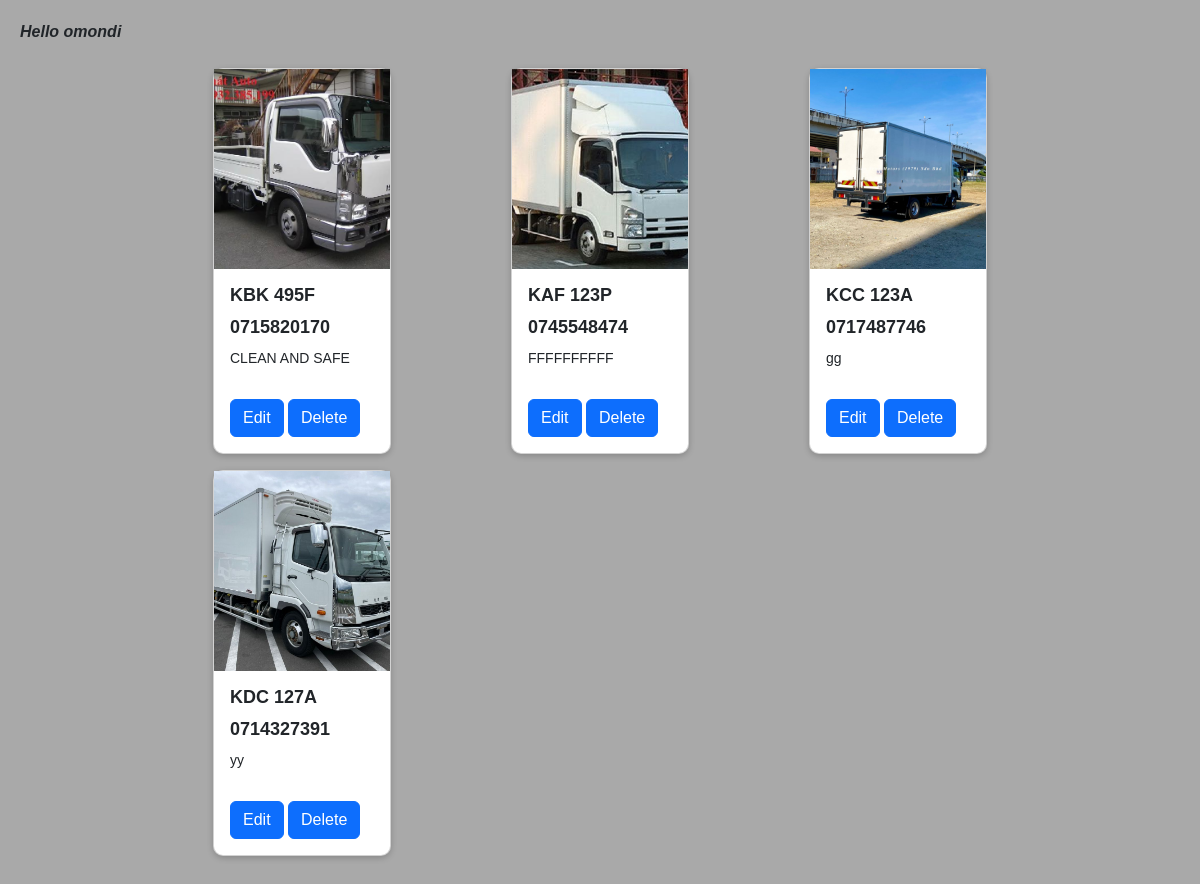
The page /Owner/owner_view_cars/ (signed in) on the database as committed earlier.
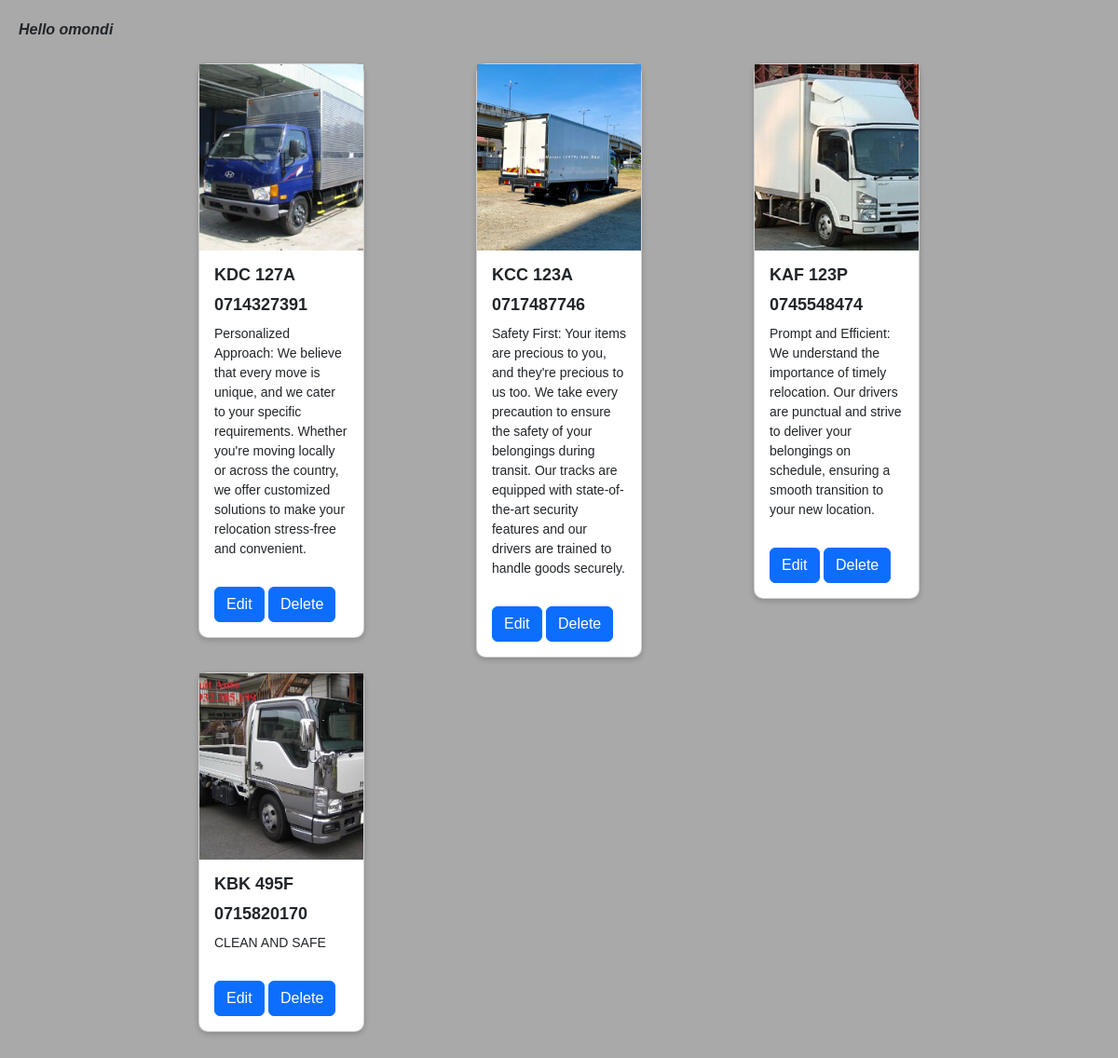
The same page on the database as committed later.
### accounts/models.py (models this page shows)
class User(AbstractUser):
    name = models.CharField(max_length=200, null=True) #attribute name defined
    email = models.EmailField(unique=True,null=True)

### Owner/models.py (models this page shows, shortened)
class Car(models.Model):
    owner = models.ForeignKey(User, null=True, on_delete=models.CASCADE)
    reg_no = models.CharField(max_length=20, unique=True, validators=[
        RegexValidator('^(K)([ABCDEFGHJKLMNPQRSTUVWXYZ]){2}( ){1}(\d){3}([ABCDEFGHJKLMNPQRSTUVWXYZ])$',
                       message="Invalid Number Plate")])
    image = models.ImageField(upload_to='car_images/')
    description = models.TextField(null=True, blank=True)
    phone_no = models.CharField(max_length=20, unique=True,
                                validators=[RegexValidator('^(0)([127])(\d){8}$', message='Invalid phone numbers')])
    updated = models.DateTimeField(auto_now = True , null=True)
    created = models.DateTimeField(auto_now_add=True, null= True)
    class Meta:
       ordering = ['-updated', '-created']  # Order by updated field in descending order and then by created field in descending order

### Owner/views.py (the view)
@login_required(login_url='login')
def owner_car_list(request):
    user = request.user
    cars = Car.objects.filter(owner=user)
    context = {
        'cars': cars
    }
    return render(request, 'Owner/owner_car_list.html', context)

### Owner/templates/Owner/owner_car_list.html (shortened to what this page needs)
<!DOCTYPE html>
<html lang="en">
<head>
    <link href="https://cdn.jsdelivr.net/npm/bootstrap@5.3.0-alpha3/dist/css/bootstrap.min.css" rel="stylesheet">
</head>
<body>
    <p class="animated-greeting"><i><b>Hello {{ user.username }}</b></i></p>
    <div class="col-md-9 m-auto">
        <div class="row">
            {% for car in cars %}
                <div class="col-md-4">
                    <div class="card my-2 mx-5">
                        <img class="image-thumbail" src="{{car.image.url}}" alt="Card image cap">
                        <div class="card-body">
                            <h5 class="card-title">{{car.reg_no}}</h5>
                            <h5 class="card-title">{{car.phone_no}}</h5>
                            <p class="card-text">{{car.description}}</p>
                            <a href="{%url 'update_car' car.id %}" class="btn btn-primary">Edit</a>
                            <a href="{%url 'delete_car' car.id %}" class="btn btn-primary">Delete</a>
                        </div>
                    </div>
                </div>
            {% empty %}
                <h3>No photos...</h3>
            {% endfor %}
        </div>
    </div>
</body>
</html>

### Owner/templates/Owner/owner_car_list.html (style rules this page uses)
.image-thumbail { height: 200px; object-fit: cover; }
body { background-color: darkgray; padding: 20px; font-family: Arial, sans-serif; }
.card { background-color: white; border-radius: 10px; box-shadow: 0px 2px 6px rgba(0, 0, 0, 0.2); transition: transform 0.3s, box-shadow 0.3s; }
.card-title { font-size: 18px; font-weight: bold; margin-bottom: 10px; }
.card-text { font-size: 14px; margin-bottom: 20px; }
.btn { margin-top: 10px; }
.animated-greeting { animation: scale-in 0.5s ease-in-out; }

Rows that differ between the two databases and show on the page:
changed Car "KDC 127A": image: a different picture; description "yy" → "Personalized Approach: We believe that every move is unique, and we cater to your specific requirements. Whether you're moving locally or across the country, we offer customized solutions to make your relocation stress-free and convenient."; moves up the list
changed Car "KCC 123A": description "gg" → "Safety First: Your items are precious to you, and they're precious to us too. We take every precaution to ensure the safety of your belongings during transit. Our tracks are equipped with state-of-the-art security features and our drivers are trained to handle goods securely."; moves up the list
changed Car "KAF 123P": description "FFFFFFFFFF" → "Prompt and Efficient: We understand the importance of timely relocation. Our drivers are punctual and strive to deliver your belongings on schedule, ensuring a smooth transition to your new location."; moves down the list
